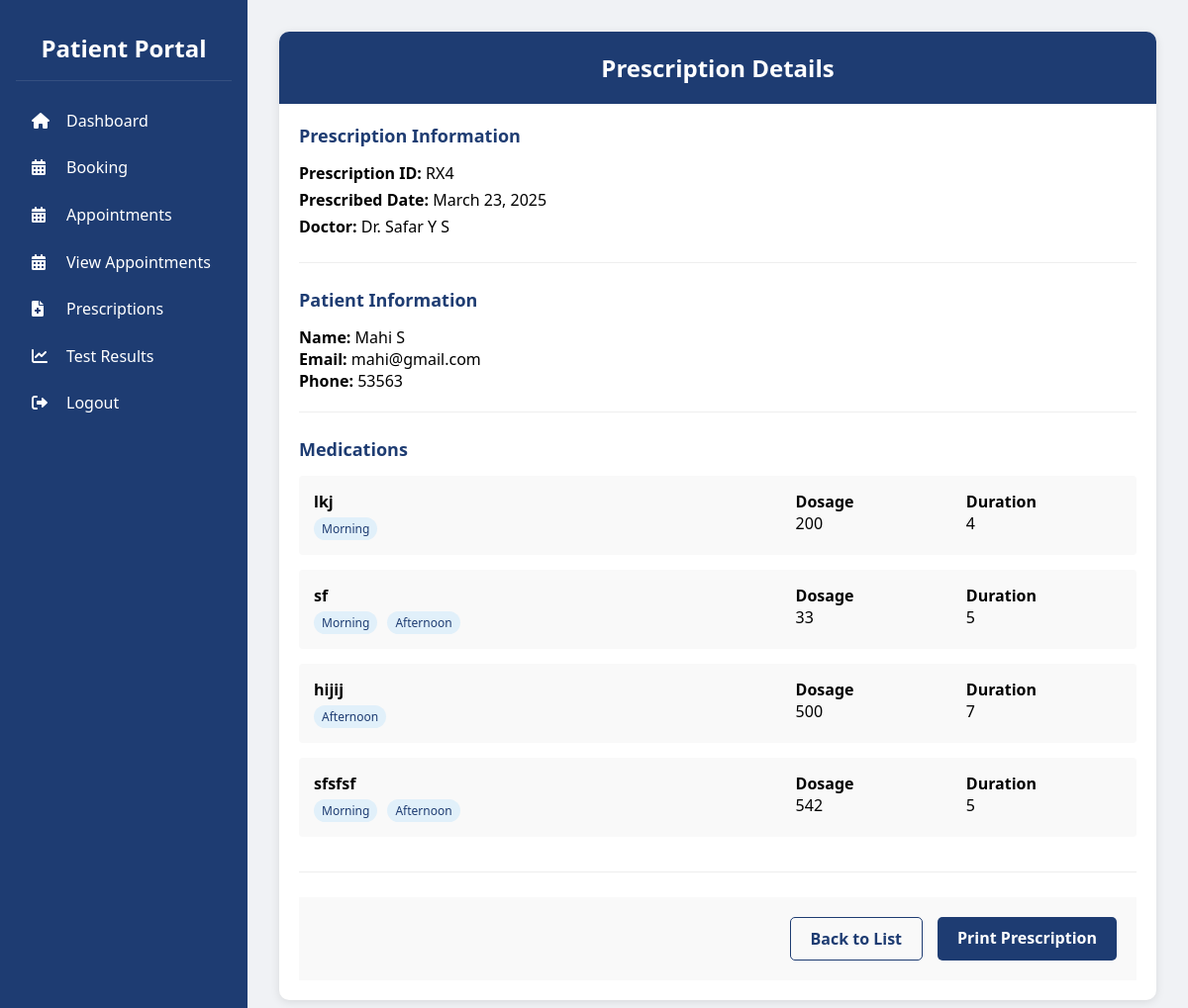
The app's page /patientappointment/precription_new_page/4/ with its own data.
### patient/models.py (models this page shows)
class Appointments(models.Model):
    shedule_id=models.ForeignKey(Sheduler, on_delete=models.CASCADE)
    userid=models.ForeignKey(user, on_delete=models.CASCADE)

### doctor/models.py (models this page shows, shortened)
class Sheduler(models.Model):
    userid = models.ForeignKey(user, on_delete=models.CASCADE)
    date_she = models.DateField()
    time_from = models.TimeField()
    time_to = models.TimeField()
    no_tokens = models.IntegerField()

class Prescription(models.Model):
    shedule_id = models.ForeignKey(Sheduler, on_delete=models.CASCADE)
    userid = models.ForeignKey(user, on_delete=models.CASCADE)
    medicine_name = models.CharField(max_length=255)
    dosage = models.CharField(max_length=100)
    morning = models.BooleanField(default=False)
    afternoon = models.BooleanField(default=False)
    evening = models.BooleanField(default=False)
    duration = models.CharField(max_length=100)
    doctor_id=models.CharField(max_length=20)
    created_at = models.DateTimeField(auto_now_add=True)

### predict/models.py (models this page shows)
class user(models.Model):
    firstname=models.CharField(max_length=255)
    lastname=models.CharField(max_length=255)
    email=models.EmailField(unique=True)
    phone=models.CharField(max_length=12)
    password=models.CharField(max_length=20)
    role=models.CharField(max_length=20)

### patient/views.py (the view)
# urls.py: path('patientappointment/precription_new_page/<int:id>/', views.prescription_new_page, name='precription_new_page'),
def prescription_new_page(request, id):
    appointment = get_object_or_404(Appointments, id=id)
    doctor = get_object_or_404(user, id=appointment.shedule_id.userid.id)
    prescriptions = Prescription.objects.filter(userid=appointment.userid, shedule_id=appointment.shedule_id)
    context = {
        'prescriptions': prescriptions,
        'appointment': appointment,
        'doctor': doctor,
        'patient': appointment.userid,
    }
    return render(request, 'view-prescription.html', context)

### patient/templates/view-prescription.html (shortened to what this page needs)
<!DOCTYPE html>
<html lang="en">
<head>
    <link rel="stylesheet" href="https://cdnjs.cloudflare.com/ajax/libs/font-awesome/6.0.0/css/all.min.css">
</head>
<body>
    <aside class="sidebar">
        <div class="sidebar-header">
            <h2>Patient Portal</h2>
        </div>
        <ul class="sidebar-menu">
            <li><a href="{% url 'patients_dash' %}"><i class="fas fa-home"></i>Dashboard</a></li>
            <li><a href="{% url 'patientappointment' %}"><i class="fas fa-calendar-alt"></i>Booking</a></li>
            <li><a href="{% url 'book_appointment' %}"><i class="fas fa-calendar-alt"></i>Appointments</a></li>
            <li><a href="{% url 'patient_appointments' %}"><i class="fas fa-calendar-alt"></i>View Appointments</a></li>
            <li><a href="{% url 'bookingshowpage' %}"><i class="fas fa-file-medical"></i>Prescriptions</a></li>
            <li><a href="{% url 'test_view' %}"><i class="fas fa-chart-line"></i>Test Results</a></li>
            <li><a href="{% url 'home' %}"><i class="fas fa-sign-out-alt"></i>Logout</a></li>
        </ul>
    </aside>
    <main class="main-content">
        <div class="container">
            <div class="header">
                <h1>Prescription Details</h1>
            </div>
            <div class="prescription-container">
                <div class="prescription-section">
                    <div class="section-title">Prescription Information</div>
                    <div class="prescription-meta">
                        <p><strong>Prescription ID:</strong> RX{{ appointment.id }}</p>
                        <p><strong>Prescribed Date:</strong> {{ appointment.shedule_id.date_she }}</p>
                        <p><strong>Doctor:</strong> Dr. {{ doctor.firstname }} {{ doctor.lastname }}</p>
                    </div>
                </div>
                <div class="prescription-section">
                    <div class="section-title">Patient Information</div>
                    <p><strong>Name:</strong> {{ patient.firstname }} {{ patient.lastname }}</p>
                    <p><strong>Email:</strong> {{ patient.email }}</p>
                    <p><strong>Phone:</strong> {{ patient.phone }}</p>
                </div>
                <div class="prescription-section">
                    <div class="section-title">Medications</div>
                    <div class="medicine-list">
                        {% for prescription in prescriptions %}
                        <div class="medicine-item">
                            <div>
                                <div class="medicine-name">{{ prescription.medicine_name }}</div>
                                <div class="medicine-timing">
                                    {% if prescription.morning %}<span class="timing-pill">Morning</span>{% endif %}
                                    {% if prescription.afternoon %}<span class="timing-pill">Afternoon</span>{% endif %}
                                </div>
                            </div>
                            <div><strong>Dosage</strong><div>{{ prescription.dosage }}</div></div>
                            <div><strong>Duration</strong><div>{{ prescription.duration }}</div></div>
                        </div>
                        {% endfor %}
                    </div>
                </div>
                <div class="action-buttons">
                    <a href="{% url 'bookingshowpage' %}" class="btn btn-outline">Back to List</a>
                    <a href="#" class="btn btn-primary" onclick="window.print(); return false;">Print Prescription</a>
                </div>
            </div>
        </div>
    </main>
</body>
</html>

### patient/templates/view-prescription.html (style rules this page uses)
* { margin: 0; padding: 0; box-sizing: border-box; font-family: 'Segoe UI', Tahoma, Geneva, Verdana, sans-serif; }
body { display: flex; min-height: 100vh; background: #f0f2f5; }
.sidebar { width: 250px; background: #1e3c72; color: white; padding: 1rem; }
.sidebar-header { padding: 1rem; text-align: center; border-bottom: 1px solid rgba(255,255,255,0.1); margin-bottom: 1rem; }
.sidebar-menu { list-style: none; }
.sidebar-menu a { color: white; text-decoration: none; padding: 0.8rem 1rem; display: block; border-radius: 5px; transition: background 0.3s; }
.sidebar-menu i { width: 25px; margin-right: 10px; }
.main-content { flex: 1; padding: 2rem; background: #f0f2f5; }
.container { max-width: 900px; margin: 0 auto; background-color: white; box-shadow: 0 2px 10px rgba(0,0,0,0.1); border-radius: 10px; overflow: hidden; }
.header { background: #1e3c72; color: white; padding: 20px; text-align: center; }
.header h1 { margin: 0; font-size: 24px; }
.prescription-container { padding: 20px; }
.prescription-section { margin-bottom: 25px; border-bottom: 1px solid #eee; padding-bottom: 20px; }
.section-title { font-size: 18px; font-weight: bold; margin-bottom: 15px; color: #1e3c72; }
.prescription-meta p { margin: 5px 0; }
.medicine-item { background-color: #f9f9f9; padding: 15px; border-radius: 4px; margin-bottom: 15px; display: grid; grid-template-columns: 3fr 1fr 1fr; gap: 15px; }
.medicine-name { font-weight: bold; }
.medicine-timing { display: flex; gap: 10px; margin-top: 5px; }
.timing-pill { background-color: #e1f0fa; color: #1e3c72; padding: 3px 8px; border-radius: 12px; font-size: 12px; }
.action-buttons { display: flex; justify-content: flex-end; gap: 15px; padding: 20px; background-color: #f9f9f9; }
.btn { padding: 10px 20px; border-radius: 5px; font-weight: 600; cursor: pointer; border: none; text-decoration: none; display: inline-block; }
.btn-primary { background-color: #1e3c72; color: white; }
.btn-outline { background-color: transparent; border: 1px solid #1e3c72; color: #1e3c72; }

### records on screen
Appointments: id "4", shedule_id.date_she "March 23, 2025"
user: firstname "Safar", lastname "Y S"
user: firstname "Mahi", lastname "S", email "mahi@gmail.com", phone "53563"
Prescription: medicine_name "lkj", morning "Morning", dosage "200", duration "4"
Prescription: medicine_name "sf", morning "Morning", afternoon "Afternoon", dosage "33", duration "5"
Prescription: medicine_name "hijij", afternoon "Afternoon", dosage "500", duration "7"
Prescription: medicine_name "sfsfsf", morning "Morning", afternoon "Afternoon", dosage "542", duration "5"
